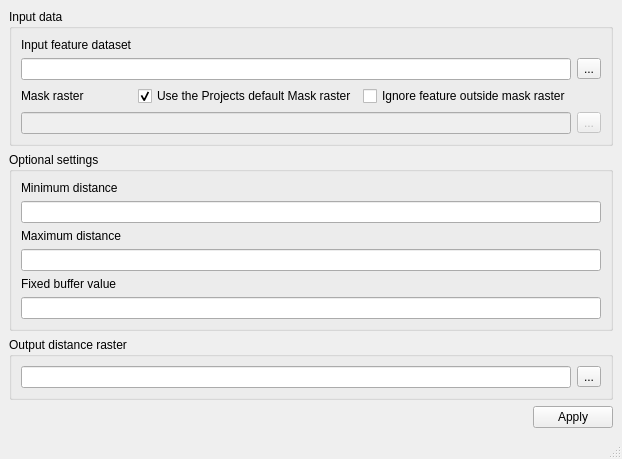
<?xml version="1.0" encoding="UTF-8"?>
<ui version="4.0">
 <class>EuclideanDistanceForm</class>
 <widget class="QMainWindow" name="EuclideanDistanceForm">
  <property name="geometry">
   <rect>
    <x>0</x>
    <y>0</y>
    <width>580</width>
    <height>450</height>
   </rect>
  </property>
  <property name="windowTitle">
   <string>Euklidean distance</string>
  </property>
  <widget class="QWidget" name="centralwidget">
   <layout class="QVBoxLayout" name="verticalLayout">
    <item>
     <layout class="QGridLayout" name="mainGridLayout">
      <item row="3" column="0">
       <spacer name="horizontalSpacer">
        <property name="orientation">
         <enum>Qt::Horizontal</enum>
        </property>
        <property name="sizeHint" stdset="0">
         <size>
          <width>40</width>
          <height>20</height>
         </size>
        </property>
       </spacer>
      </item>
      <item row="2" column="0" colspan="2">
       <widget class="QGroupBox" name="outRasterGroupBox">
        <property name="title">
         <string>Output distance raster</string>
        </property>
        <layout class="QHBoxLayout" name="horizontalLayout_2">
         <item>
          <layout class="QGridLayout" name="outRasterGroupBoxGridLayout">
           <item row="0" column="1">
            <widget class="QToolButton" name="outRasterToolButton">
             <property name="text">
              <string>...</string>
             </property>
            </widget>
           </item>
           <item row="0" column="0">
            <widget class="QLineEdit" name="outRasterLineEdit"/>
           </item>
          </layout>
         </item>
        </layout>
       </widget>
      </item>
      <item row="0" column="0" colspan="2">
       <widget class="QGroupBox" name="inputDataGroupBox">
        <property name="title">
         <string>Input data</string>
        </property>
        <layout class="QHBoxLayout" name="horizontalLayout">
         <item>
          <layout class="QGridLayout" name="inputDataGroupBoxGridLayout">
           <item row="3" column="1">
            <widget class="QCheckBox" name="maskRastercheckBox">
             <property name="text">
              <string>Use the Projects default Mask raster</string>
             </property>
             <property name="checked">
              <bool>true</bool>
             </property>
            </widget>
           </item>
           <item row="1" column="3">
            <widget class="QToolButton" name="inputFeatureToolButton">
             <property name="text">
              <string>...</string>
             </property>
            </widget>
           </item>
           <item row="3" column="0">
            <widget class="QLabel" name="label">
             <property name="text">
              <string>Mask raster</string>
             </property>
            </widget>
           </item>
           <item row="4" column="3">
            <widget class="QToolButton" name="maskRasterToolButton">
             <property name="enabled">
              <bool>false</bool>
             </property>
             <property name="text">
              <string>...</string>
             </property>
            </widget>
           </item>
           <item row="0" column="0">
            <widget class="QLabel" name="inputFeatureDatasetLabel">
             <property name="text">
              <string>Input feature dataset</string>
             </property>
            </widget>
           </item>
           <item row="3" column="2">
            <widget class="QCheckBox" name="ignoreOutsideCheckBox">
             <property name="text">
              <string>Ignore feature outside mask raster</string>
             </property>
            </widget>
           </item>
           <item row="4" column="0" colspan="3">
            <widget class="QLineEdit" name="maskRasterLineEdit">
             <property name="enabled">
              <bool>false</bool>
             </property>
            </widget>
           </item>
           <item row="1" column="0" colspan="3">
            <widget class="QLineEdit" name="inputFeatureLineEdit"/>
           </item>
          </layout>
         </item>
        </layout>
       </widget>
      </item>
      <item row="3" column="1">
       <widget class="QPushButton" name="applyPushButton">
        <property name="text">
         <string>Apply</string>
        </property>
       </widget>
      </item>
      <item row="1" column="0" colspan="2">
       <widget class="QGroupBox" name="optionalSettingsGroupBox">
        <property name="title">
         <string>Optional settings</string>
        </property>
        <layout class="QVBoxLayout" name="verticalLayout_2">
         <item>
          <layout class="QGridLayout" name="optionalSettingsGroupBoxGridLayout">
           <item row="4" column="0">
            <widget class="QLabel" name="fixedBufferValueLabel">
             <property name="text">
              <string>Fixed buffer value</string>
             </property>
            </widget>
           </item>
           <item row="0" column="0">
            <widget class="QLabel" name="minimumDistanceLabel">
             <property name="text">
              <string>Minimum distance</string>
             </property>
            </widget>
           </item>
           <item row="2" column="0">
            <widget class="QLabel" name="maximumDistanceLabel">
             <property name="text">
              <string>Maximum distance</string>
             </property>
            </widget>
           </item>
           <item row="3" column="0">
            <widget class="QLineEdit" name="maximumDistanceLineEdit">
             <property name="toolTip">
              <string>The maximum distance to be generated. The nodata value will be used for pixels beyond this distance. </string>
             </property>
            </widget>
           </item>
           <item row="5" column="0">
            <widget class="QLineEdit" name="fixedBufferValueLineEdit">
             <property name="toolTip">
              <string>Specify a value to be applied to all pixels that are within the -maxdist of target pixels (including the target pixels) instead of a distance value</string>
             </property>
            </widget>
           </item>
           <item row="1" column="0">
            <widget class="QLineEdit" name="minimumDistanceLineEdit">
             <property name="text">
              <string/>
             </property>
            </widget>
           </item>
          </layout>
         </item>
        </layout>
       </widget>
      </item>
     </layout>
    </item>
   </layout>
  </widget>
  <widget class="QMenuBar" name="menubar">
   <property name="geometry">
    <rect>
     <x>0</x>
     <y>0</y>
     <width>580</width>
     <height>21</height>
    </rect>
   </property>
  </widget>
  <widget class="QStatusBar" name="statusbar"/>
 </widget>
 <tabstops>
  <tabstop>inputFeatureLineEdit</tabstop>
  <tabstop>inputFeatureToolButton</tabstop>
  <tabstop>maskRastercheckBox</tabstop>
  <tabstop>maskRasterLineEdit</tabstop>
  <tabstop>maskRasterToolButton</tabstop>
  <tabstop>maximumDistanceLineEdit</tabstop>
  <tabstop>fixedBufferValueLineEdit</tabstop>
  <tabstop>outRasterLineEdit</tabstop>
  <tabstop>outRasterToolButton</tabstop>
  <tabstop>applyPushButton</tabstop>
 </tabstops>
 <resources/>
 <connections/>
</ui>
